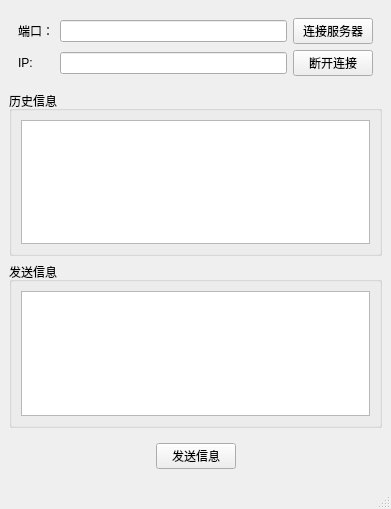
<?xml version="1.0" encoding="UTF-8"?>
<ui version="4.0">
 <class>MainWindow</class>
 <widget class="QMainWindow" name="MainWindow">
  <property name="geometry">
   <rect>
    <x>0</x>
    <y>0</y>
    <width>391</width>
    <height>509</height>
   </rect>
  </property>
  <property name="windowTitle">
   <string>TCP-服务端</string>
  </property>
  <widget class="QWidget" name="centralwidget">
   <layout class="QVBoxLayout" name="verticalLayout_3">
    <item>
     <widget class="QWidget" name="widget" native="true">
      <layout class="QGridLayout" name="gridLayout">
       <item row="0" column="1">
        <widget class="QLabel" name="label_2">
         <property name="text">
          <string>端口：</string>
         </property>
        </widget>
       </item>
       <item row="0" column="6">
        <widget class="QPushButton" name="connect">
         <property name="text">
          <string>连接服务器</string>
         </property>
        </widget>
       </item>
       <item row="0" column="2">
        <widget class="QLineEdit" name="port"/>
       </item>
       <item row="1" column="1">
        <widget class="QLabel" name="label">
         <property name="text">
          <string>IP:</string>
         </property>
        </widget>
       </item>
       <item row="1" column="2">
        <widget class="QLineEdit" name="ip"/>
       </item>
       <item row="1" column="6">
        <widget class="QPushButton" name="disconnect">
         <property name="text">
          <string>断开连接</string>
         </property>
        </widget>
       </item>
      </layout>
     </widget>
    </item>
    <item>
     <widget class="QGroupBox" name="groupBox">
      <property name="title">
       <string>历史信息</string>
      </property>
      <layout class="QVBoxLayout" name="verticalLayout">
       <item>
        <widget class="QTextEdit" name="record"/>
       </item>
      </layout>
     </widget>
    </item>
    <item>
     <widget class="QGroupBox" name="groupBox_2">
      <property name="title">
       <string>发送信息</string>
      </property>
      <layout class="QVBoxLayout" name="verticalLayout_2">
       <item>
        <widget class="QTextEdit" name="msg"/>
       </item>
      </layout>
     </widget>
    </item>
    <item>
     <widget class="QWidget" name="widget_2" native="true">
      <layout class="QHBoxLayout" name="horizontalLayout_2">
       <item>
        <spacer name="horizontalSpacer">
         <property name="orientation">
          <enum>Qt::Horizontal</enum>
         </property>
         <property name="sizeHint" stdset="0">
          <size>
           <width>129</width>
           <height>20</height>
          </size>
         </property>
        </spacer>
       </item>
       <item>
        <widget class="QPushButton" name="sendMsg">
         <property name="text">
          <string>发送信息</string>
         </property>
        </widget>
       </item>
       <item>
        <spacer name="horizontalSpacer_2">
         <property name="orientation">
          <enum>Qt::Horizontal</enum>
         </property>
         <property name="sizeHint" stdset="0">
          <size>
           <width>128</width>
           <height>20</height>
          </size>
         </property>
        </spacer>
       </item>
      </layout>
     </widget>
    </item>
   </layout>
  </widget>
  <widget class="QMenuBar" name="menubar">
   <property name="geometry">
    <rect>
     <x>0</x>
     <y>0</y>
     <width>391</width>
     <height>22</height>
    </rect>
   </property>
  </widget>
  <widget class="QStatusBar" name="statusbar"/>
 </widget>
 <resources/>
 <connections/>
</ui>
